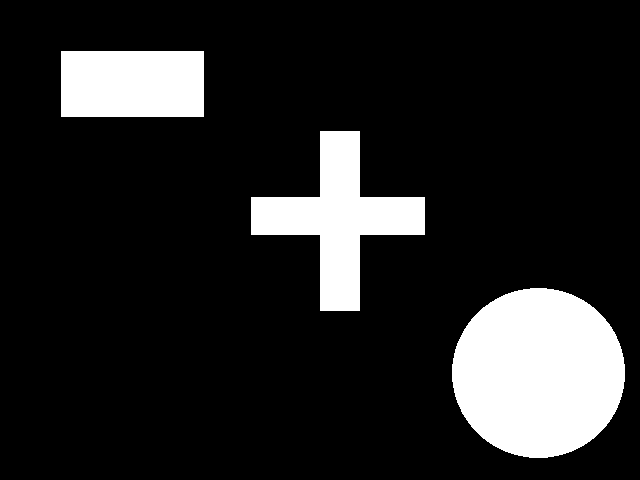
#> input picture datas/shapes.png, 640 x 480 px
$ python Ders4.py   (older library calls are emulated)
#> lines starting #> are read from the running program, lines starting #| are printed output that depends on the picture; after the words box and inside, x2 and y2 are one past the last pixel; in counts of white or black regions, pixels touching at a corner belong together
# -*- coding: utf-8 -*-
from __future__ import print_function
import cv2
import os
import numpy as np

tImg = [None,None]

def morpholoji_intro_demo():
    wName="Morpholoji Demo "
    morphNames = ["Erosion",
                  "Dilation",
                  "Open",
                  "Close",
                  "Gradient",
                  "Top Hat",
                  "Black Hat"]

    print(wName + " Intro ")
    zImg=np.zeros((480,640,3),np.uint8)
    cImg=cv2.imread(u'../datas/cicek.jpg')
    nRows,nCols,_ = cImg.shape

    print(zImg.shape, cImg.shape)
    roi = zImg[180:180+nCols,200:200+nRows]
    zImg[200:200+nRows ,180:180+nCols] = cImg
    roi = cImg
    cv2.namedWindow(wName)
    cv2.createTrackbar('Iteration',wName,0,5,track_bar_func)

    for i in range(7):
        tImg[0] = zImg.copy()
        tImg[1] = i
        cv2.putText(tImg[0],morphNames[i],(40,100),cv2.FONT_HERSHEY_COMPLEX_SMALL | cv2.FONT_ITALIC,4,(255,255,255),3)
        cv2.imshow(wName,tImg[0])
        cv2.waitKey(0)
        cv2.setTrackbarPos('Iteration',wName, 0)

    cv2.waitKey(0)

    cv2.destroyAllWindows()

    return

def morpholoji_shape_demo():
    wName="Morpholoji Demo "
    print(wName + " Shape ")
    zImg=cv2.imread("../datas/shapes.png",0) # cv2.CV_LOAD_IMAGE_GRAYSCALE
    cv2.namedWindow(wName)

    cv2.imshow(wName,zImg)
    cv2.waitKey(0)
    element = cv2.getStructuringElement( cv2.MORPH_ELLIPSE , ( 9, 9 ))
    dst = cv2.morphologyEx( zImg, cv2.MORPH_ERODE, element,iterations=9)
    dst = cv2.morphologyEx( dst, cv2.MORPH_DILATE, element,iterations=9)
    cv2.imshow("MORPH_ELLIPSE Erode + Dialte", dst);
    cv2.waitKey(0);
    cv2.destroyAllWindows()
    return

def track_bar_func(it):
    opTypes = [cv2.MORPH_ERODE,
           cv2.MORPH_DILATE,
           cv2.MORPH_OPEN,
           cv2.MORPH_CLOSE,
           cv2.MORPH_GRADIENT,
           cv2.MORPH_TOPHAT,
           cv2.MORPH_BLACKHAT]

    wName="Morpholoji Demo "
    print(it,opTypes[tImg[1]])
    element = cv2.getStructuringElement( cv2.MORPH_ELLIPSE , ( 3, 3 ))
    dest = cv2.morphologyEx(tImg[0], opTypes[tImg[1]], element,iterations=it)
    cv2.imshow(wName,dest);
    return

def main():
    print("Ders 4")
    morpholoji_shape_demo()
#> in morpholoji_shape_demo, `zImg=cv2.imread("../datas/shapes.png",0)`: zImg: shape (480, 640); 14.6% white; 3 white regions, box (x1, y1, x2, y2) and area: (452, 288, 625, 458) 23082, (251, 131, 425, 311) 12292, (61, 51, 204, 117) 9438
#> in morpholoji_shape_demo, `dst = cv2.morphologyEx( zImg, cv2.MORPH_ERODE, element,iterations=9)`:
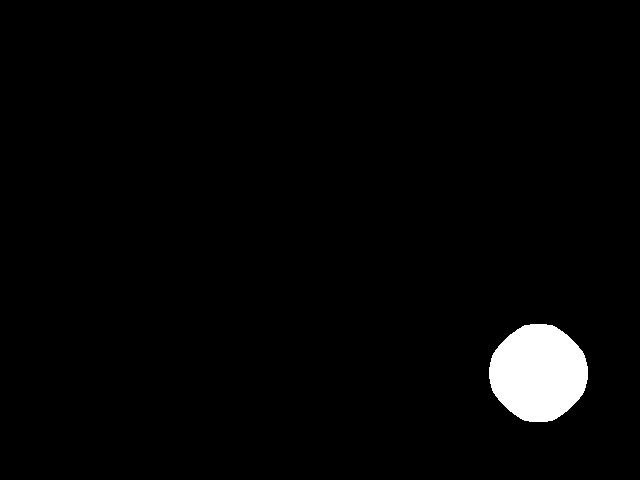
#> dst: shape (480, 640); 2.4% white; 1 white region, box (x1, y1, x2, y2) and area: (489, 324, 588, 422) 7455
#> in morpholoji_shape_demo, `dst = cv2.morphologyEx( dst, cv2.MORPH_DILATE, element,iterations=9)`:
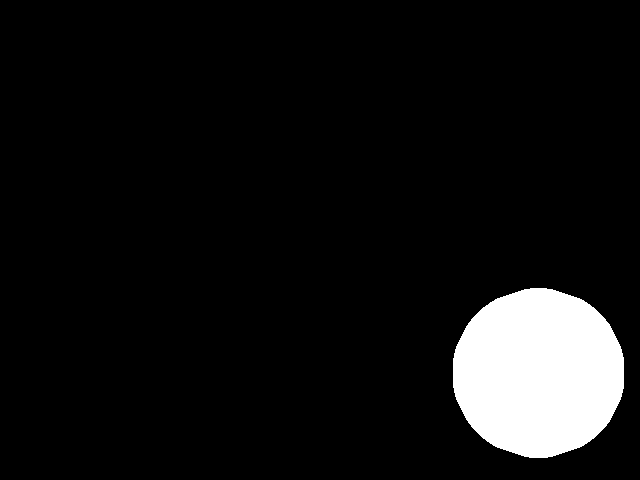
#> dst: shape (480, 640); 7.5% white; 1 white region, box (x1, y1, x2, y2) and area: (453, 288, 624, 458) 22899
    morpholoji_intro_demo()
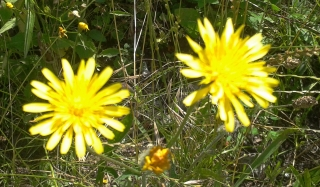
#> input picture datas/cicek.jpg, 320 x 187 px
#> in morpholoji_intro_demo, cImg is the input picture: shape (187, 320, 3); mean B, G, R 40.1, 112.2, 111.4
#| (480, 640, 3) (187, 320, 3)
#> in morpholoji_intro_demo, `zImg[200:200+nRows ,180:180+nCols] = cImg`:
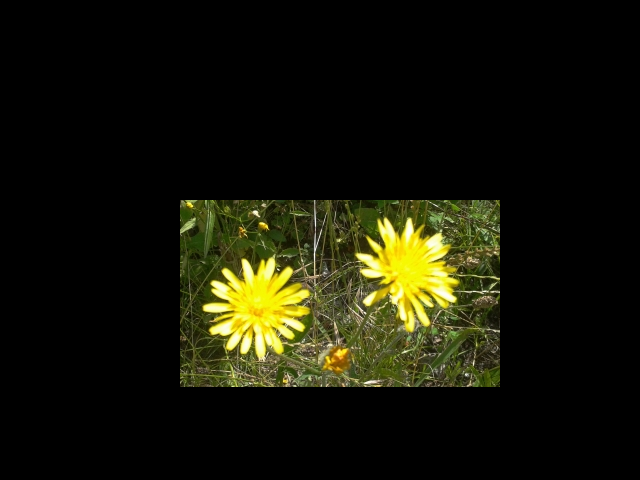
#> zImg: shape (480, 640, 3); mean B, G, R 7.8, 21.9, 21.7
#> the loop in morpholoji_intro_demo, `for i in range(7):` made 7 passes
#> pass 1, in morpholoji_intro_demo, `cv2.imshow(wName,tImg[0])`:
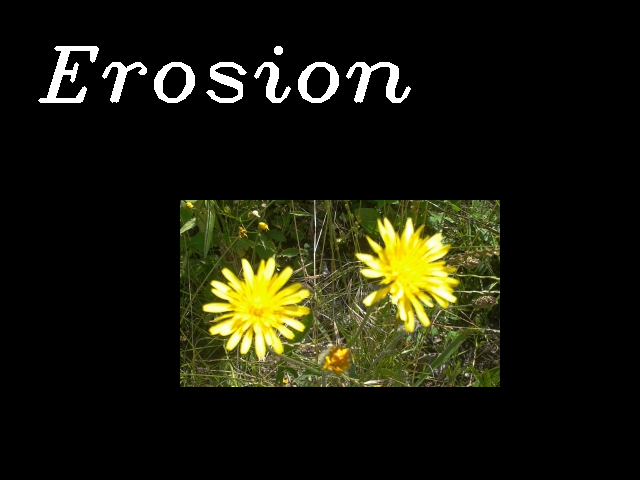
#> window 'Morpholoji Demo ': shape (480, 640, 3); mean B, G, R 12.4, 26.5, 26.3
#> pass 2, in morpholoji_intro_demo, `cv2.imshow(wName,tImg[0])`:
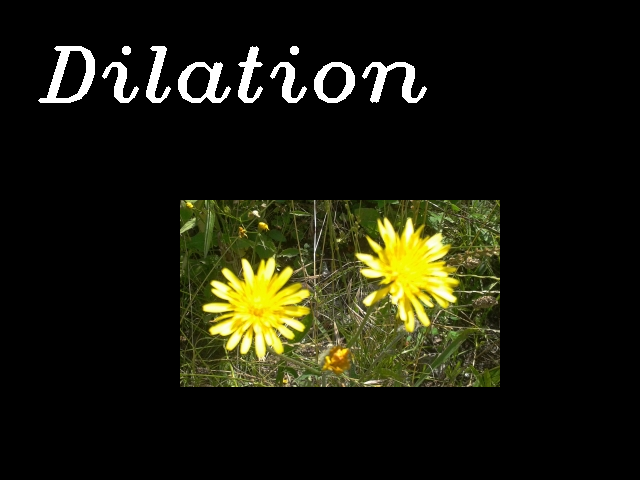
#> window 'Morpholoji Demo ': shape (480, 640, 3); mean B, G, R 13.1, 27.2, 27
#> after the loop in morpholoji_intro_demo, `for i in range(7):`: tImg = 2 items


main()
